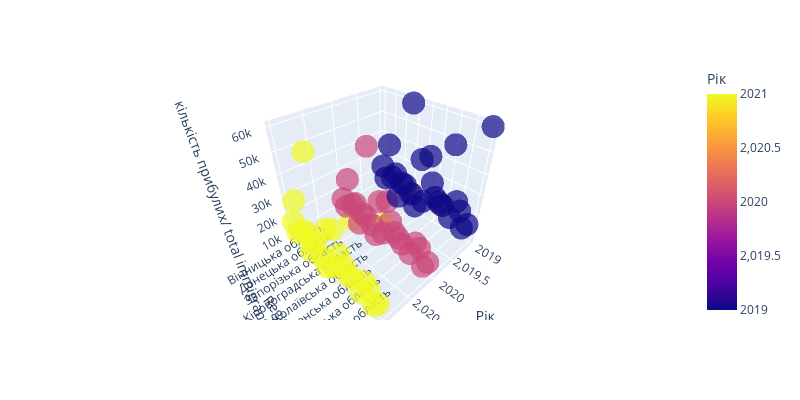

The cell this chart's notebook holds for it:
### Code cell
# відформатувати
fig = px.scatter_3d(flights, x='Рік', y='Region', z='кількість прибулих/ total immigrants', color='Рік',
                   opacity=0.7, width=800, height=400)
fig

### Figure 1 — Plotly figure (JSON) as saved in the notebook; plotly's stock layout.template omitted (floating-point values rounded to 4 significant figures)
{"data": [{"hovertemplate": "Рік=%{marker.color}<br>Region=%{y}<br>кількість прибулих/ total immigrants=%{z}<extra></extra>", "legendgroup": "", "marker": {"color": [2021, 2021, 2021, 2021, 2021, 2021, 2021, 2021, 2021, 2021, 2021, 2021, 2021, 2021, 2021, 2021, 2021, 2021, 2021, 2021, 2021, 2021, 2021, 2021, 2021, 2020, 2020, 2020, 2020, 2020, 2020, 2020, 2020, 2020, 2020, 2020, 2020, 2020, 2020, 2020, 2020, 2020, 2020, 2020, 2020, 2020, 2020, 2020, 2020, 2020, 2019, 2019, 2019, 2019, 2019, 2019, 2019, 2019, 2019, 2019, 2019, 2019, 2019, 2019, 2019, 2019, 2019, 2019, 2019, 2019, 2019, 2019, 2019, 2019, 2019], "coloraxis": "coloraxis", "opacity": 0.7, "symbol": "circle"}, "mode": "markers", "name": "", "scene": "scene", "showlegend": false, "type": "scatter3d", "x": [2021, 2021, 2021, 2021, 2021, 2021, 2021, 2021, 2021, 2021, 2021, 2021, 2021, 2021, 2021, 2021, 2021, 2021, 2021, 2021, 2021, 2021, 2021, 2021, 2021, 2020, 2020, 2020, 2020, 2020, 2020, 2020, 2020, 2020, 2020, 2020, 2020, 2020, 2020, 2020, 2020, 2020, 2020, 2020, 2020, 2020, 2020, 2020, 2020, 2020, 2019, 2019, 2019, 2019, 2019, 2019, 2019, 2019, 2019, 2019, 2019, 2019, 2019, 2019, 2019, 2019, 2019, 2019, 2019, 2019, 2019, 2019, 2019, 2019, 2019], "y": ["Вінницька область", "Волинська область", "Дніпропетровська область", "Донецька область", "Житомирська область", "Закарпатська область", "Запорізька область", "Івано-Франківська область", "Київська область", "Кіровоградська область", "Луганська область", "Львівська область", "Миколаївська область", "Одеська область", "Полтавська область", "Рівненська область", "Сумська область", "Тернопільська область", "Харківська область", "Херсонська область", "Хмельницька область", "Черкаська область", "Чернівецька область", "Чернігівська область", "м.Київ", "Вінницька область", "Волинська область", "Дніпропетровська область", "Донецька область", "Житомирська область", "Закарпатська область", "Запорізька область", "Івано-Франківська область", "Київська область", "Кіровоградська область", "Луганська область", "Львівська область", "Миколаївська область", "Одеська область", "Полтавська область", "Рівненська область", "Сумська область", "Тернопільська область", "Харківська область", "Херсонська область", "Хмельницька область", "Черкаська область", "Чернівецька область", "Чернігівська область", "м.Київ", "Вінницька область", "Волинська область", "Дніпропетровська область", "Донецька область", "Житомирська область", "Закарпатська область", "Запорізька область", "Івано-Франківська область", "Київська область", "Кіровоградська область", "Луганська область", "Львівська область", "Миколаївська область", "Одеська область", "Полтавська область", "Рівненська область", "Сумська область", "Тернопільська область", "Харківська область", "Херсонська область", "Хмельницька область", "Черкаська область", "Чернівецька область", "Чернігівська область", "м.Київ"], "z": [16268, 11487, 30109, 15119, 16620, 6700, 13302, 14499, 57336, 9238, 5722, 27940, 9800, 30819, 20296, 15656, 12809, 12773, 42521, 8729, 16717, 14531, 7713, 11073, 49148, 14014, 10710, 27448, 14293, 16125, 5468, 13016, 12587, 49252, 10061, 5605, 25913, 9481, 28402, 19038, 14462, 12883, 10850, 38711, 8535, 16222, 14884, 6199, 10336, 40785, 21049, 14641, 34983, 17304, 20231, 7247, 16761, 16578, 59518, 13364, 7131, 35083, 12534, 38529, 25659, 18563, 16979, 16232, 48296, 11736, 22232, 18204, 9627, 13211, 60340]}], "layout": {"coloraxis": {"colorbar": {"title": {"text": "Рік"}}, "colorscale": [[0, "#0d0887"], [0.1111, "#46039f"], [0.2222, "#7201a8"], [0.3333, "#9c179e"], [0.4444, "#bd3786"], [0.5556, "#d8576b"], [0.6667, "#ed7953"], [0.7778, "#fb9f3a"], [0.8889, "#fdca26"], [1, "#f0f921"]]}, "height": 400, "legend": {"tracegroupgap": 0}, "margin": {"t": 60}, "scene": {"domain": {"x": [0, 1], "y": [0, 1]}, "xaxis": {"title": {"text": "Рік"}}, "yaxis": {"title": {"text": "Region"}}, "zaxis": {"title": {"text": "кількість прибулих/ total immigrants"}}}, "width": 800}}
